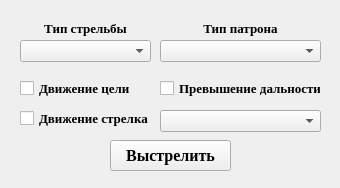
<?xml version="1.0" encoding="UTF-8"?>
<ui version="4.0">
 <class>buttonBox</class>
 <widget class="QWidget" name="buttonBox">
  <property name="geometry">
   <rect>
    <x>0</x>
    <y>0</y>
    <width>340</width>
    <height>188</height>
   </rect>
  </property>
  <property name="font">
   <font>
    <family>Times New Roman</family>
    <pointsize>10</pointsize>
    <weight>75</weight>
    <bold>true</bold>
   </font>
  </property>
  <property name="windowTitle">
   <string>Form</string>
  </property>
  <widget class="QPushButton" name="shoot_btn">
   <property name="geometry">
    <rect>
     <x>110</x>
     <y>140</y>
     <width>121</width>
     <height>31</height>
    </rect>
   </property>
   <property name="font">
    <font>
     <family>Times New Roman</family>
     <pointsize>12</pointsize>
     <weight>75</weight>
     <bold>true</bold>
    </font>
   </property>
   <property name="text">
    <string>Выстрелить</string>
   </property>
  </widget>
  <widget class="QComboBox" name="shooting_type_box">
   <property name="geometry">
    <rect>
     <x>20</x>
     <y>40</y>
     <width>131</width>
     <height>22</height>
    </rect>
   </property>
  </widget>
  <widget class="QComboBox" name="bullet_type_box">
   <property name="geometry">
    <rect>
     <x>160</x>
     <y>40</y>
     <width>161</width>
     <height>22</height>
    </rect>
   </property>
  </widget>
  <widget class="QLabel" name="label_8">
   <property name="geometry">
    <rect>
     <x>160</x>
     <y>20</y>
     <width>161</width>
     <height>16</height>
    </rect>
   </property>
   <property name="font">
    <font>
     <family>Times New Roman</family>
     <pointsize>10</pointsize>
     <weight>75</weight>
     <bold>true</bold>
    </font>
   </property>
   <property name="text">
    <string>Тип патрона</string>
   </property>
   <property name="alignment">
    <set>Qt::AlignCenter</set>
   </property>
  </widget>
  <widget class="QLabel" name="label_9">
   <property name="geometry">
    <rect>
     <x>20</x>
     <y>20</y>
     <width>131</width>
     <height>16</height>
    </rect>
   </property>
   <property name="font">
    <font>
     <family>Times New Roman</family>
     <pointsize>10</pointsize>
     <weight>75</weight>
     <bold>true</bold>
    </font>
   </property>
   <property name="text">
    <string>Тип стрельбы</string>
   </property>
   <property name="alignment">
    <set>Qt::AlignCenter</set>
   </property>
  </widget>
  <widget class="QCheckBox" name="enemy_movement_check">
   <property name="geometry">
    <rect>
     <x>20</x>
     <y>80</y>
     <width>111</width>
     <height>16</height>
    </rect>
   </property>
   <property name="text">
    <string>Движение цели</string>
   </property>
  </widget>
  <widget class="QCheckBox" name="shooter_movement_check">
   <property name="geometry">
    <rect>
     <x>20</x>
     <y>110</y>
     <width>131</width>
     <height>16</height>
    </rect>
   </property>
   <property name="text">
    <string>Движение стрелка</string>
   </property>
  </widget>
  <widget class="QCheckBox" name="over_distance_check">
   <property name="geometry">
    <rect>
     <x>160</x>
     <y>80</y>
     <width>161</width>
     <height>16</height>
    </rect>
   </property>
   <property name="text">
    <string>Превышение дальности</string>
   </property>
  </widget>
  <widget class="QComboBox" name="cover_box">
   <property name="geometry">
    <rect>
     <x>160</x>
     <y>110</y>
     <width>161</width>
     <height>22</height>
    </rect>
   </property>
   <property name="currentText">
    <string/>
   </property>
  </widget>
 </widget>
 <resources/>
 <connections/>
</ui>
